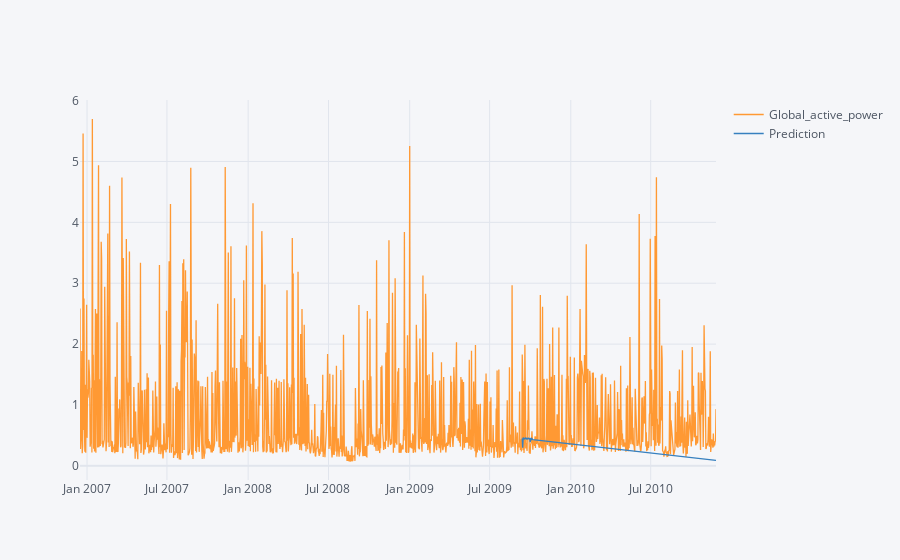

Notebook source saved alongside this figure:
### Code cell
# plotting whole dataset with predictions
pd.concat([data,future_forecast],axis=1).iplot()

### Figure 1 — Plotly figure (JSON) as saved in the notebook; plotly's stock layout.template omitted (floating-point values rounded to 4 significant figures; data arrays with more than 128 entries replaced by an {"elided": "..."} marker saying what was removed)
{"data": [{"line": {"color": "rgba(255, 153, 51, 1.0)", "dash": "solid", "shape": "linear", "width": 1.3}, "mode": "lines", "name": "Global_active_power", "text": "", "type": "scatter", "x": {"elided": "1427 str values"}, "y": {"elided": "1427 float values"}}, {"line": {"color": "rgba(55, 128, 191, 1.0)", "dash": "solid", "shape": "linear", "width": 1.3}, "mode": "lines", "name": "Prediction", "text": "", "type": "scatter", "x": {"elided": "1427 str values"}, "y": {"elided": "1427 mixed values"}}], "layout": {"legend": {"bgcolor": "#F5F6F9", "font": {"color": "#4D5663"}}, "paper_bgcolor": "#F5F6F9", "plot_bgcolor": "#F5F6F9", "title": {"font": {"color": "#4D5663"}}, "xaxis": {"gridcolor": "#E1E5ED", "showgrid": true, "tickfont": {"color": "#4D5663"}, "title": {"font": {"color": "#4D5663"}, "text": ""}, "zerolinecolor": "#E1E5ED"}, "yaxis": {"gridcolor": "#E1E5ED", "showgrid": true, "tickfont": {"color": "#4D5663"}, "title": {"font": {"color": "#4D5663"}, "text": ""}, "zerolinecolor": "#E1E5ED"}}}
